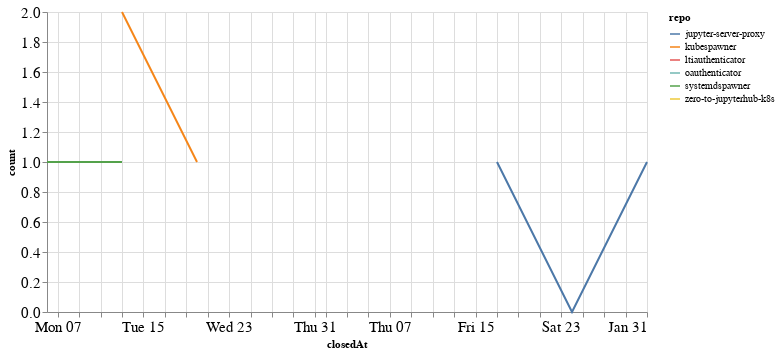

This figure's notebook cell:
### Code cell
closed_by_time = closed_by.groupby('repo').resample('W', on='closedAt').count()['author'].reset_index()
closed_by_time = closed_by_time.rename(columns={'author': 'count'})

alt.Chart(closed_by_time, width=600).mark_line().encode(
    x='closedAt',
    y='count',
    color='repo',
    tooltip="repo"
)

### Figure 1 — Vega-Lite specification as saved in the notebook (floating-point values rounded to 4 significant figures)
{"config": {"axisLeft": {"labelFontSize": 15}, "axisBottom": {"labelFontSize": 15}}, "data": {"name": "data-ffeeadd496f7aa64325f0675ed1840d2"}, "mark": "line", "encoding": {"color": {"type": "nominal", "field": "repo"}, "tooltip": {"type": "nominal", "field": "repo"}, "x": {"type": "temporal", "field": "closedAt"}, "y": {"type": "quantitative", "field": "count"}}, "width": 600, "$schema": "https://vega.github.io/schema/vega-lite/v4.8.1.json", "datasets": {"data-ffeeadd496f7aa64325f0675ed1840d2": [{"repo": "jupyter-server-proxy", "closedAt": "2021-01-17T00:00:00", "count": 1}, {"repo": "jupyter-server-proxy", "closedAt": "2021-01-24T00:00:00", "count": 0}, {"repo": "jupyter-server-proxy", "closedAt": "2021-01-31T00:00:00", "count": 1}, {"repo": "kubespawner", "closedAt": "2020-12-13T00:00:00", "count": 2}, {"repo": "kubespawner", "closedAt": "2020-12-20T00:00:00", "count": 1}, {"repo": "ltiauthenticator", "closedAt": "2021-01-31T00:00:00", "count": 1}, {"repo": "oauthenticator", "closedAt": "2021-01-31T00:00:00", "count": 1}, {"repo": "systemdspawner", "closedAt": "2020-12-06T00:00:00", "count": 1}, {"repo": "systemdspawner", "closedAt": "2020-12-13T00:00:00", "count": 1}, {"repo": "zero-to-jupyterhub-k8s", "closedAt": "2020-12-20T00:00:00", "count": 1}]}}
